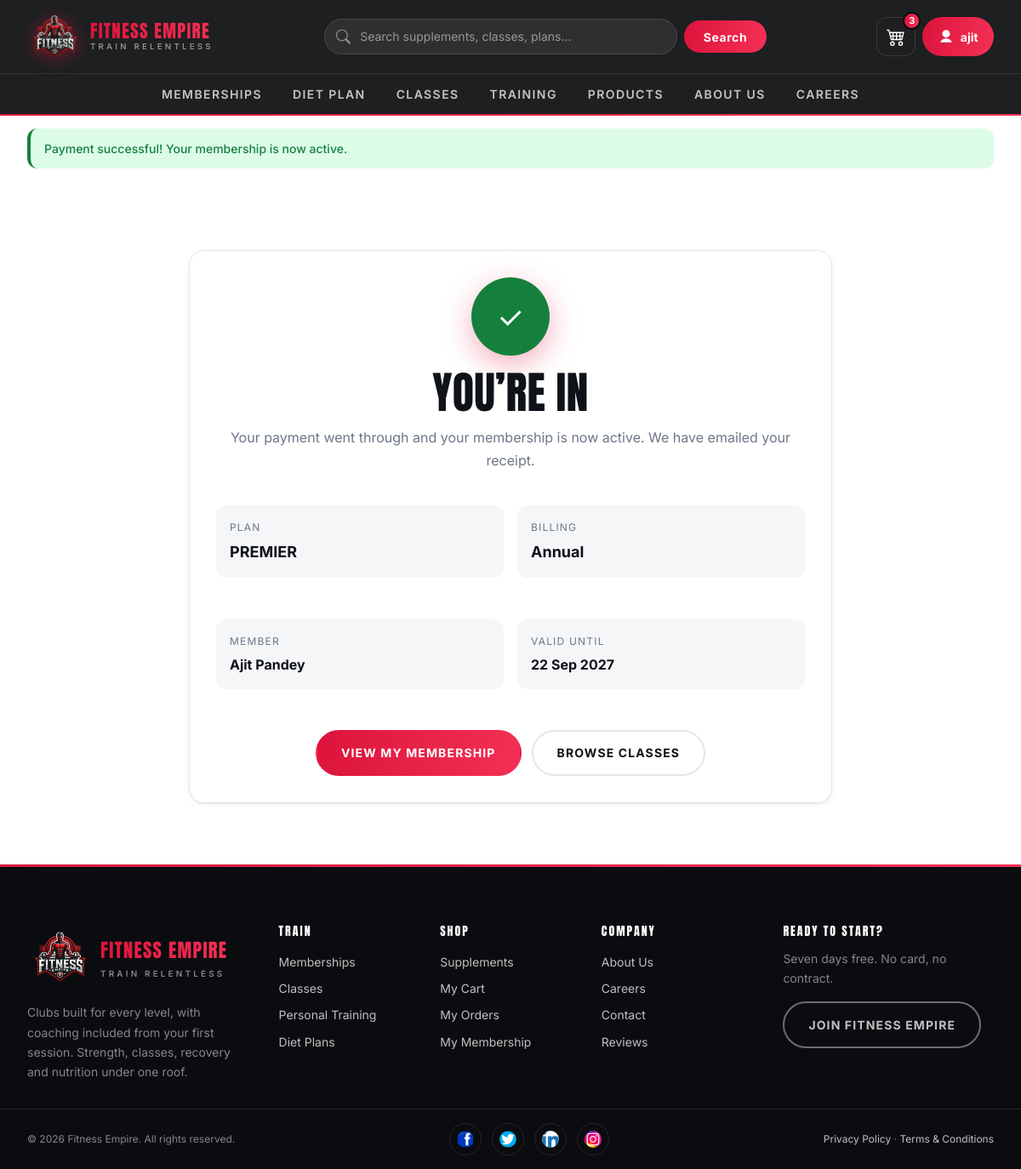
/paymentmembership/ (signed in), run on the app's committed database.
### FitnessGYM/models.py (models this page shows, shortened)
class Membership(models.Model):
    choice = models.CharField(max_length=50, null=True, blank=True)
    name = models.CharField(max_length=20, unique=True)
    price = models.DecimalField(max_digits=10, decimal_places=2)
    description = models.TextField(blank=True, null=True)

class membershipprocessedtocheck(models.Model):
    user = models.OneToOneField(User, on_delete=models.CASCADE)  # Each user has one membership
    membership_yearly = models.ForeignKey(Membership, on_delete=models.CASCADE, null=True, blank=True)
    membership_monthly = models.ForeignKey(Membershipmonth, on_delete=models.CASCADE, null=True, blank=True)
    payment_status = models.BooleanField(default=False)  # ✅ Track if payment is done
    full_name = models.CharField(max_length=255)
    email = models.EmailField()
    phone_number = models.CharField(max_length=15)
    city = models.CharField(max_length=100)
    pin_code = models.CharField(max_length=20)
    purchased_at = models.DateTimeField(auto_now_add=True, null=True, blank=True)  # Purchase time
    plan_expiry = models.DateTimeField(null=True, blank=True)  # ✅ Plan expiry date
    def save(self, *args, **kwargs):
        if not self.plan_expiry:
            if self.membership_yearly:
                self.plan_expiry = timezone.now() + timedelta(days=365)
            elif self.membership_monthly:
                self.plan_expiry = timezone.now() + timedelta(days=30)
        super().save(*args, **kwargs)

### FitnessGYM/views.py (the view)
# urls.py: path('paymentmembership/',views.paymentmembership,name='paymentmembership'),
@login_required(login_url="login")
def paymentmembership(request):
    record = membershipprocessedtocheck.objects.filter(
        user=request.user, payment_status=False
    ).first()
    if record:
        record.payment_status = True
        record.save()
        messages.success(request, "Payment successful! Your membership is now active.")
    else:
        messages.warning(request, "No pending membership found.")
    return render(request, "finalthankyou.html", {"membership": record})

### FitnessGYM/context_processors.py (called while the page is built)
def cart_summary(request):
    user = getattr(request, "user", None)
    if not user or not user.is_authenticated:
        return {"cart_count": 0}
    total = cart.objects.filter(userid=user).aggregate(n=Sum("quantity"))["n"]
    return {"cart_count": total or 0}

### templates/finalthankyou.html (shortened to what this page needs)
{% extends 'base.html' %}
{% load static %}
{% block page_id %}result{% endblock %}
{% block 'main' %}
<section class="section">
    <div class="container container--narrow">
        <div class="panel text-center">
            <div class="avatar" style="background:var(--success); font-size:var(--fs-3xl);">&#10003;</div>
            <h1>You&rsquo;re In</h1>
            <p class="muted">
                Your payment went through and your membership is now active.
                We have emailed your receipt.
            </p>
            {% if membership %}
                {% with plan=membership.membership_yearly|default:membership.membership_monthly %}
                <div class="detail-grid" style="margin-top:var(--sp-5); text-align:left;">
                    <dl class="detail">
                        <dt>Plan</dt>
                        <dd>{{ plan.name }}</dd>
                    </dl>
                    <dl class="detail">
                        <dt>Billing</dt>
                        <dd>{% if membership.membership_yearly %}Annual{% else %}Monthly{% endif %}</dd>
                    </dl>
                    <dl class="detail">
                        <dt>Member</dt>
                        <dd style="font-size:var(--fs-base);">{{ membership.full_name }}</dd>
                    </dl>
                    <dl class="detail">
                        <dt>Valid Until</dt>
                        <dd style="font-size:var(--fs-base);">{{ membership.plan_expiry|date:"j M Y" }}</dd>
                    </dl>
                </div>
                {% endwith %}
            {% endif %}
            <div class="cluster" style="justify-content:center; margin-top:var(--sp-6);">
                <a href="{% url 'profile' %}" class="btn">View My Membership</a>
                <a href="{% url 'all_classes' %}" class="btn btn--ghost">Browse Classes</a>
            </div>
        </div>
    </div>
</section>
{% endblock 'main' %}

### templates/navbar.html (shortened to what this page needs)
{% load static %}
<nav class="nav" data-nav aria-label="Main">
    <div class="nav__bar">
        <a href="{% url 'home' %}" class="nav__logo" aria-label="Fitness Empire home">
            <img src="{% static 'img/logo_fitness_empire-removebg-preview.webp' %}"
                 alt="" width="62" height="62">
            <span class="nav__wordmark">
                <b>Fitness Empire</b>
                <span>Train Relentless</span>
            </span>
        </a>
        <form method="GET" action="{% url 'searchdata' %}" class="nav__search" role="search">
            <div class="nav__search-field">
                <svg viewBox="0 0 16 16" aria-hidden="true" focusable="false">
                    <path d="M11.742 10.344a6.5 6.5 0 1 0-1.397 1.398h-.001q.44.58.98 1.12l3.85 3.85a1 1 0 0 0 1.415-1.414l-3.85-3.85a7 7 0 0 0-1.12-.98zM12 6.5a5.5 5.5 0 1 1-11 0 5.5 5.5 0 0 1 11 0"/>
                </svg>
                <input type="search" id="nav-search" name="query" value="{{ query|default:'' }}"
                       placeholder="Search supplements, classes, plans..." autocomplete="off">
            </div>
            <button type="submit">Search</button>
        </form>
        <div class="nav__actions">
            <a href="{% url 'viewcart' %}" class="nav__cart" aria-label="View cart">
                {% if cart_count %}<span class="nav__cart-count">{{ cart_count }}</span>{% endif %}
            </a>
            <div class="account" data-account>
                <button type="button" class="account__toggle" aria-expanded="false" aria-haspopup="true">
                    <svg viewBox="0 0 16 16" aria-hidden="true" focusable="false">
                        <path d="M8 9a4 4 0 1 0 0-8 4 4 0 0 0 0 8zM2 14s1-4 6-4 6 4 6 4H2z"/>
                    </svg>
                    <span class="account__name">{% if user.is_authenticated %}{{ user.username }}{% else %}Sign in{% endif %}</span>
                </button>
            </div>
        </div>
    </div>
    <div class="nav__menu" id="nav-menu">
        <div class="nav__menu-inner">
            <a href="{% url 'membershipannual' %}">Memberships</a>
            <a href="{% url 'dietplan' %}">Diet Plan</a>
            <a href="{% url 'all_classes' %}">Classes</a>
            <a href="{% url 'training' %}">Training</a>
            <a href="{% url 'protien' %}">Products</a>
            <a href="{% url 'aboutus' %}">About us</a>
            <a href="{% url 'careers' %}">Careers</a>
        </div>
    </div>
</nav>

### data on the page
Membership: name "PREMIER"
membershipprocessedtocheck: full_name "Ajit Pandey", plan_expiry "22 Sep 2027"

### other printed values
{{ cart_count }} "3"
{{ user.username }} "ajit"
{{ message }} "Payment successful! Your membership is now active."
